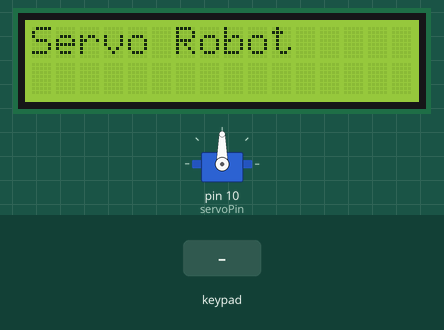
Simulated run of this sketch. Board: Arduino Uno, built with avr-gcc and run on an emulated ATmega328P. On the bench: servo, 16×2 character LCD. The test bench sets the inputs (shaded band). What the sketch prints to the serial monitor is not drawn.

Above: at 1.2 s.
1.3 s: keypad keys 1 3 9 7 # pressed 0.4 s apart
At 3.8 s:
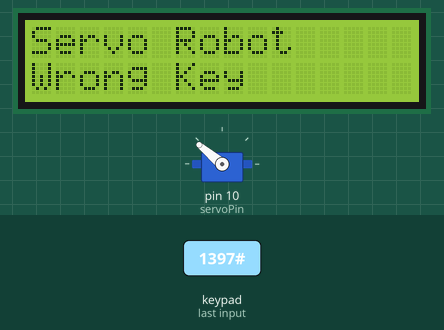
4.8 s: key '2' pressed
At 6.0 s:
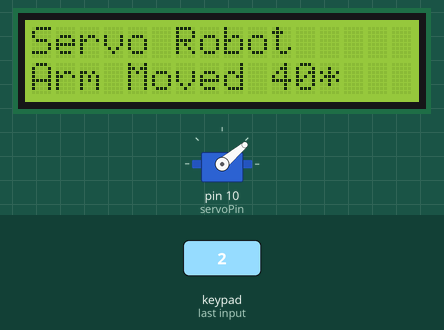
6.3 s: key '0' pressed
At 7.4 s:
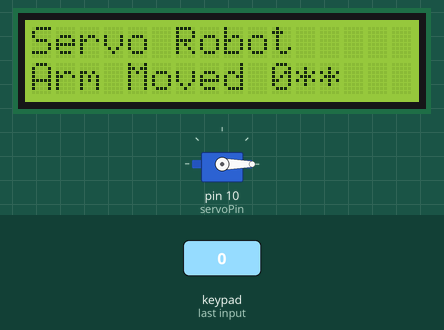
7.8 s: keypad keys 6 7 8 9 pressed 0.4 s apart
At 9.4 s:
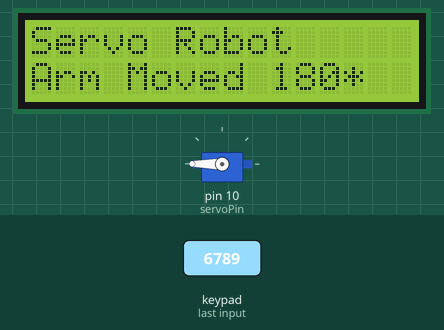
10.9 s: key '5' pressed
At 12.1 s:
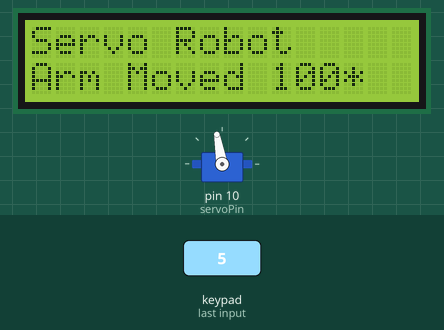
12.4 s: keypad keys 2 3 4 5 pressed 0.4 s apart
At 12.61 s:
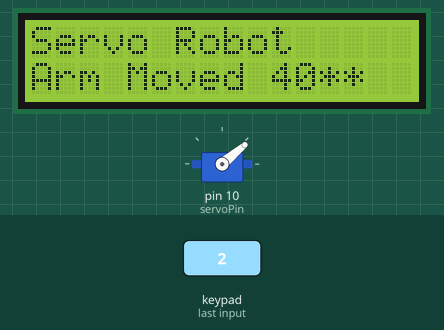
Timing chart, 0 to 15.4 s (numbered marks = the images above; inputs shaded):
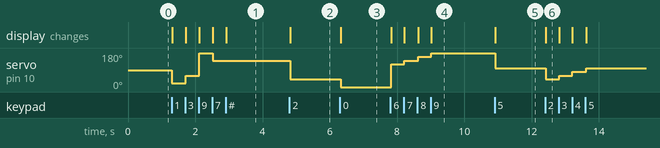

The sketch:

Source_Code.ino
```cpp
/*  Servo Arm Mover With Keypad And I2C LCD 16x2
 *
 *  GitHub URL - https://github.com/narayanvyas/Arduino-Servo-Motor-With-Keypad-And-LCD-I2C
 *
 *  Developed By Web Dev Fusion
 *  URL - https://www.webdevfusion.com84485 *
 * Components
 * ----------
 *  - Arduino Uno
 *  - I2C LCD
 *  - Keypad (4*4)
 *  - Jumper Wires
 *  - Breadboard / PCB
 *  - Servo Motor
 *
 *  Libraries
 *  ---------
 *  - NewLiquidCrystal - https://bitbucket.org/fmalpartida/new-liquidcrystal/downloads/
 *  - Keypad - http://playground.arduino.cc/Code/Keypad
 *
 */

#include <Wire.h>
#include <LCD.h>
#include <LiquidCrystal_I2C.h>
#include <Keypad.h>
#include <Servo.h>

LiquidCrystal_I2C  lcd(0x27,2,1,0,4,5,6,7); // 0x27 is the I2C bus address for an unmodified backpack
int servoPin = 10;       // Servo Pin
Servo Servo1;            // creating servo object

const byte ROWS = 4;     //four rows
const byte COLS = 4;     //four columns

char hexaKeys[ROWS][COLS] = {
  {'1','2','3','A'},
  {'4','5','6','B'},
  {'7','8','9','C'},
  {'*','0','#','D'}
};

byte rowPins[ROWS] = {6, 7, 8, 9};    //connect to the row pinouts of the keypad
byte colPins[COLS] = {2, 3, 4, 5};    //connect to the column pinouts of the keypad
/* ------------------------------ */

Keypad customKeypad = Keypad( makeKeymap(hexaKeys), rowPins, colPins, ROWS, COLS);

void setup()
{
  Servo1.attach(servoPin);
  Serial.begin(9600);
  lcd.begin (16,2);
  lcd.setBacklightPin(3,POSITIVE);
  lcd.setBacklight(HIGH);
  lcd.home ();    // set cursor to 0,0
  lcd.print("Servo Robot");
  lcd.setCursor(0, 1);
}

void loop()
{
  char customKey = customKeypad.getKey();
  if (customKey != NO_KEY){
    switch(customKey) {
      case '1':
        Serial.println("Hel");
        Servo1.write(20);
        lcd.setCursor(0,1);
        lcd.print("Arm Moved 20*");
        break;
      case '2':
        Servo1.write(40);
        lcd.setCursor(0,1);
        lcd.print("Arm Moved 40*");
        break;
      case '3':
        Servo1.write(60);
        lcd.setCursor(0,1);
        lcd.print("Arm Moved 60*");
        break;
      case '4':
        Servo1.write(80);
        lcd.setCursor(0,1);
        lcd.print("Arm Moved 80*");
        break;
      case '5':
        Servo1.write(100);
        lcd.setCursor(0,1);
        lcd.print("Arm Moved 100*");
        break;
      case '6':
        Servo1.write(120);
        lcd.setCursor(0,1);
        lcd.print("Arm Moved 120*");
        break;
      case '7':
        Servo1.write(140);
        lcd.setCursor(0,1);
        lcd.print("Arm Moved 140*");
        break;
      case '8':
        Servo1.write(160);
        lcd.setCursor(0,1);
        lcd.print("Arm Moved 160*");
        break;
      case '9':
        Servo1.write(180);
        lcd.setCursor(0,1);
        lcd.print("Arm Moved 180*");
        break;
      case '0':
        Servo1.write(0);
        lcd.setCursor(0,1);
        lcd.print("Arm Moved 0*");
        break;
      default:
        lcd.setCursor(0,1);
        lcd.print("                ");
        lcd.setCursor(0,1);
        lcd.print("Wrong Key");
    }
  }
}
```

Measured:
- after the input at 1.3 s, servo on pin 10 (servoPin): 90° → 20° at once, → 60° 0.41 s later, → 180° 0.41 s later, → 140° 0.40 s later; the display: first changes at once (image 1 shows a later state)
- after the input at 4.8 s, servo on pin 10 (servoPin): 140° → 40° at once; the display: changes at once (image 2)
- after the input at 6.3 s, servo on pin 10 (servoPin): 40° → 0° at once; the display: changes at once (image 3)
- after the input at 7.8 s, servo on pin 10 (servoPin): 0° → 120° at once, → 140° 0.40 s later, → 160° 0.41 s later, → 180° 0.40 s later; the display: first changes at once (image 4 shows a later state)
- after the input at 10.9 s, servo on pin 10 (servoPin): 180° → 100° at once; the display: changes at once (image 5)
- after the input at 12.4 s, servo on pin 10 (servoPin): 100° → 40° at once, → 60° 0.41 s later, → 80° 0.40 s later, → 100° 0.41 s later; the display: changes at once (image 6)
